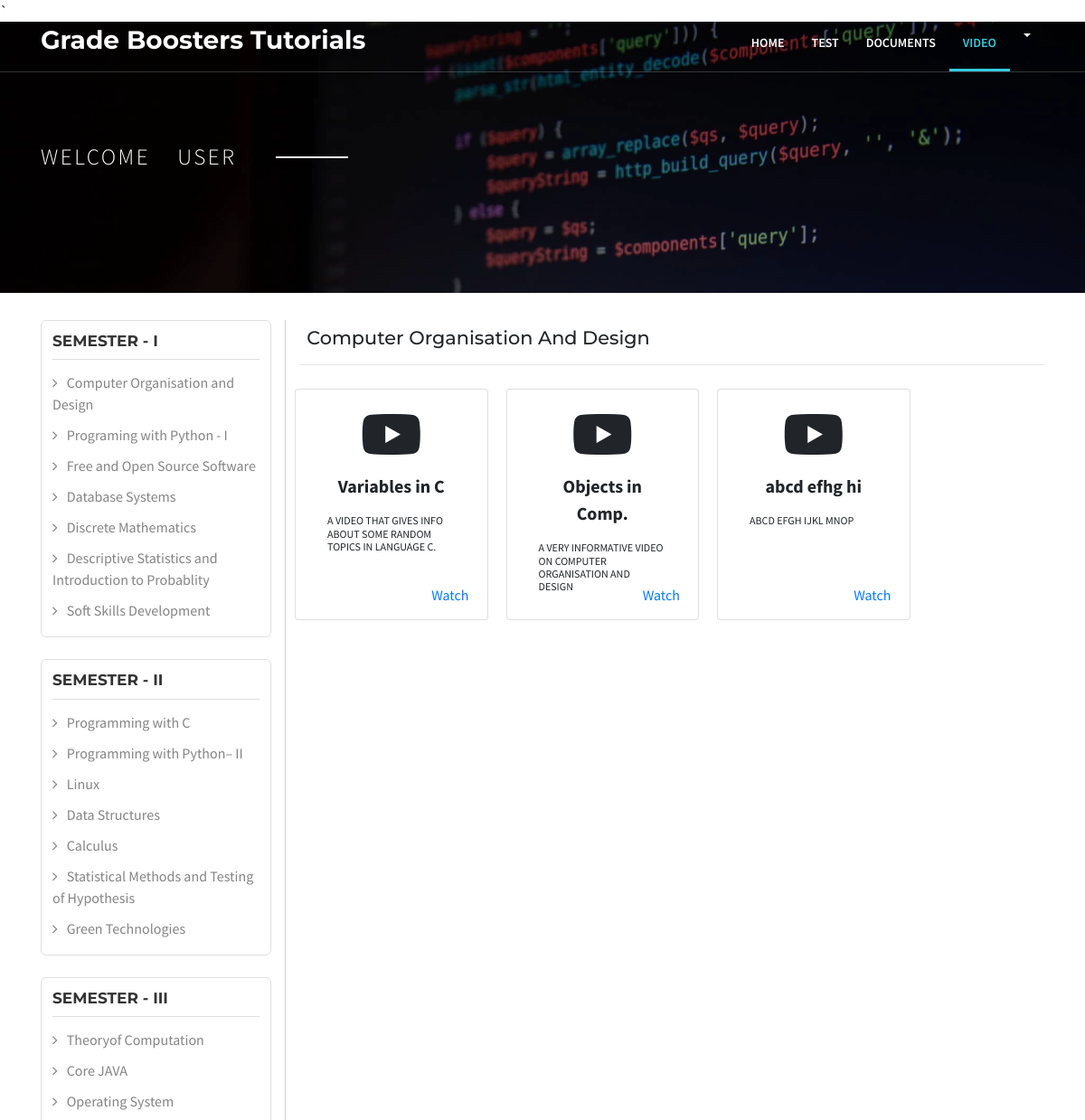
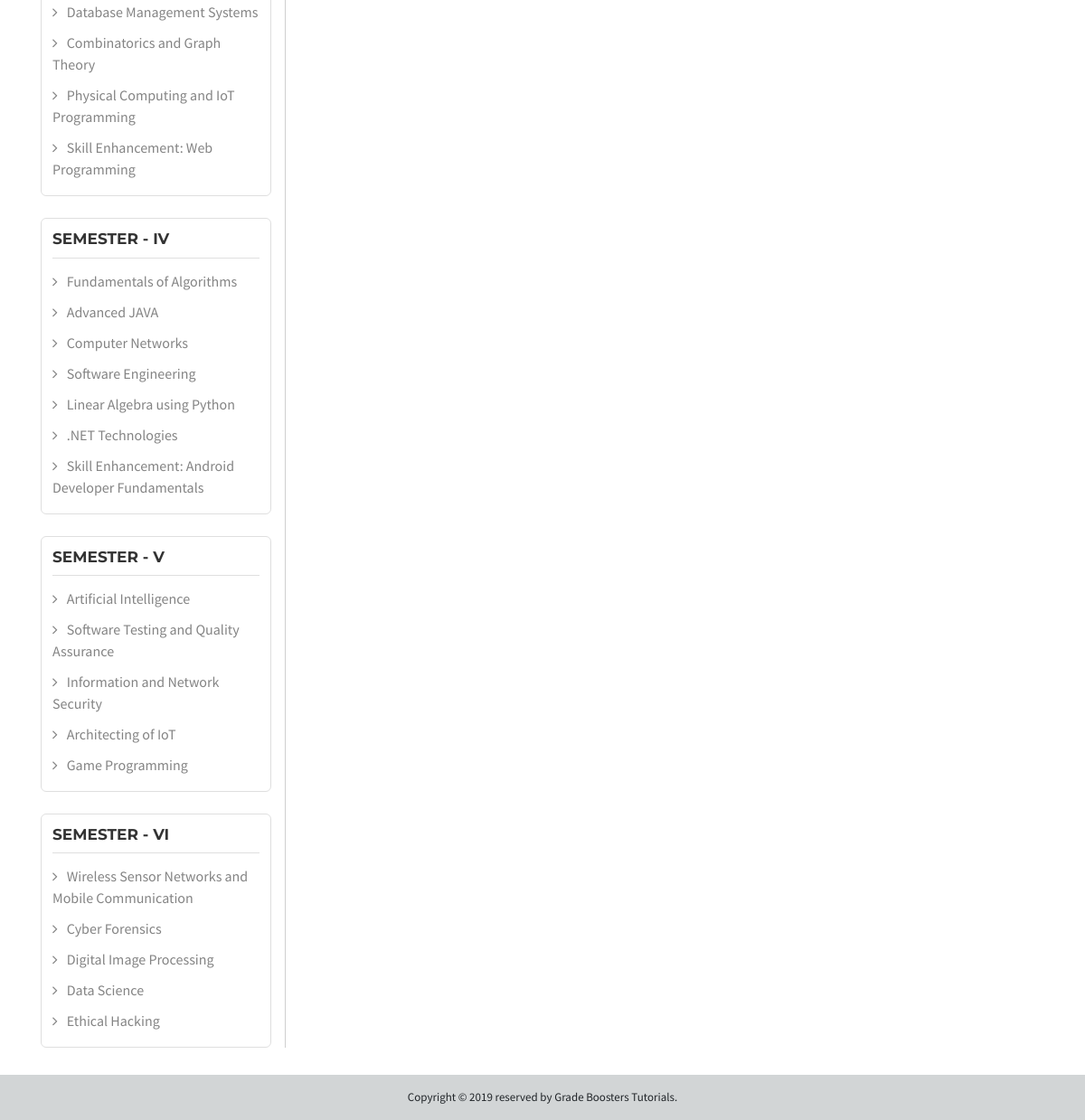
The app's page /pages/user/video.php?sub=1 with its own data (2 pictures, top to bottom).
### tables this page shows
CREATE TABLE `links` (
  `id` int(10) NOT NULL,
  `title` varchar(50) NOT NULL,
  `subject` varchar(20) NOT NULL,
  `link` varchar(250) NOT NULL,
  `description` varchar(500) NOT NULL
);

### class/project.php (called while the page is built, shortened)
<?php
require_once 'helper.php';
$objproject = new project(1);
?>

### class/connect.php (called while the page is built, shortened)
<?php
class connect implements localDB, serverDB
{
	function __construct($type)
	{
		if($type==1)
		{
			$this->conn = new mysqli(self::HOST1, self::USER1, self::PWD1,self::DB1);
		}
		else
		{
			$this->conn = new mysqli(self::HOST2, self::USER2, self::PWD2,self::DB2);
		}
	}
}
?>

### class/helper.php (called while the page is built, shortened)
<?php
require_once 'connect.php';
class helper extends connect
{
    function select($columns,$table,$condition)
    {
    	$sql="Select $columns from $table where $condition";
    	$answer=$this->conn->query($sql);
    	if($answer->num_rows==0)
    	{
    		return 0;
    	}
    	else
    	{
    		while($ans=$answer->fetch_array(1))
    		{
    			$rows[]=$ans;
    		}
    	}
    	return json_encode($rows);
    }
}
?>

### pages/user/video.php (the view, shortened to what this page needs)
<?php
    $subcode = $_GET['sub'];
    require_once '../../class/project.php';
?>
<!DOCTYPE html>
<html lang="en">
  <head>
    <link rel="stylesheet" href="css/font-awesome.min.css" />
    <link rel="stylesheet" href="https://use.fontawesome.com/releases/v5.8.2/css/all.css">
<link href="../../assets/css/bootstrap.min.css" rel="stylesheet" id="bootstrap-css">
<link href="../../assets/css/style.css" rel="stylesheet" id="bootstrap-css">
 </head>
  <body>
<nav class="navbar navbar-expand-md fixed-top top-nav">
	<div class="container">
		  <a class="navbar-brand" href="../index.php"><strong>Grade Boosters Tutorials</strong></a>
		  <div class="collapse navbar-collapse" id="navbarSupportedContent">
		    <ul class="navbar-nav ml-auto">
		      <li class="nav-item">
		        <a class="nav-link" href="../index.php">Home</a>
		      </li>
		      <li class="nav-item">
                <a class="nav-link" href="test.php">Test</a>
              </li>
              <li class="nav-item">
                <a class="nav-link" href="Docs.php?sub=1">Documents</a>
              </li>
		      <li class="nav-item  active">
		        <a class="nav-link" href="video.php?sub=1">Video</a>
		      </li>
              <li class="nav-item dropdown">
                <a class="nav-link dropdown-toggle" data-toggle="dropdown" href="#"><?php
                if (isset($_SESSION['username'])) {
                  echo "$_SESSION[username]";
                } ?></a>
              </li>
		    </ul>
		  </div>
	</div>
</nav>
  <div class="block-30 block-30-sm item" style="background-image: url('../../assets/images/menu_4.jpg');" data-stellar-background-ratio="0.5">
    <div class="container">
      <div class="row align-items-center">
        <div class="col-md-10">
           <span class="subheading-sm">Welcome &nbsp;&nbsp;&nbsp;<?php
                if (!isset($_SESSION['username'])) {
                    echo "user";
                }
                ?></span>
        </div>
      </div>
    </div>
  </div>
<section class="middle-container">
	<div class="container">
		 <div class="row">
		<div class="col-md-3">
<div class="cat-list">
	<h3>SEMESTER - I</h3>
	<ul>
		    <li><a href="video.php?sub=1">Computer Organisation and Design</a></li>
        <li><a href="video.php?sub=2">Programing with Python - I</a></li>
        <li><a href="video.php?sub=3">Free and Open Source Software</a></li>
        <li><a href="video.php?sub=4">Database Systems</a></li>
        <li><a href="video.php?sub=5">Discrete Mathematics</a></li>
        <li><a href="video.php?sub=6">Descriptive Statistics and Introduction to Probablity</a></li>
        <li><a href="video.php?sub=7">Soft Skills Development</a></li>
	</ul>
</div>
<br>
<div class="cat-list">
  <h3>SEMESTER - II</h3>
  <ul>
        <li><a href="video.php?sub=8">Programming with C</a></li>
        <li><a href="video.php?sub=9">Programming with Python– II</a></li>
        <li><a href="video.php?sub=10">Linux</a></li>
        <li><a href="video.php?sub=11">Data Structures</a></li>
        <li><a href="video.php?sub=12">Calculus</a></li>
        <li><a href="video.php?sub=13">Statistical Methods and Testing of Hypothesis</a></li>
        <li><a href="video.php?sub=14">Green Technologies</a></li>
  </ul>
</div>
<br>
<div class="cat-list">
  <h3>SEMESTER - III</h3>
  <ul>
        <li><a href="video.php?sub=15">Theoryof Computation</a></li>
        <li><a href="video.php?sub=16">Core JAVA</a></li>
        <li><a href="video.php?sub=17">Operating System</a></li>
        <li><a href="video.php?sub=18">Database Management Systems</a></li>
        <li><a href="video.php?sub=19">Combinatorics and Graph Theory </a></li>
        <li><a href="video.php?sub=20">Physical Computing and IoT Programming </a></li>
        <li><a href="video.php?sub=21">Skill Enhancement: Web Programming </a></li>
  </ul>
</div>
<br>
<div class="cat-list">
  <h3>SEMESTER - IV</h3>
  <ul>
        <li><a href="video.php?sub=22">Fundamentals of Algorithms</a></li>
        <li><a href="video.php?sub=23">Advanced JAVA</a></li>
        <li><a href="video.php?sub=24">Computer Networks</a></li>
        <li><a href="video.php?sub=25">Software Engineering </a></li>
        <li><a href="video.php?sub=26">Linear Algebra using Python </a></li>
        <li><a href="video.php?sub=27">.NET Technologies</a></li>
        <li><a href="video.php?sub=28">Skill Enhancement: Android Developer Fundamentals</a></li>
  </ul>
</div>
<br>
<div class="cat-list">
  <h3>SEMESTER - V</h3>
  <ul>
        <li><a href="video.php?sub=29">Artificial Intelligence </a></li>
        <li><a href="video.php?sub=30">Software Testing and Quality Assurance</a></li>
        <li><a href="video.php?sub=31">Information and Network Security</a></li>
        <li><a href="video.php?sub=32">Architecting of IoT</a></li>
        <li><a href="video.php?sub=33">Game Programming</a></li>
  </ul>
</div>
<br>
<div class="cat-list">
  <h3>SEMESTER - VI</h3>
  <ul>
        <li><a href="video.php?sub=34">Wireless Sensor Networks and Mobile Communication</a></li>
        <li><a href="video.php?sub=35">Cyber Forensics</a></li>
        <li><a href="video.php?sub=36">Digital Image Processing</a></li>
        <li><a href="video.php?sub=37">Data Science</a></li>
        <li><a href="video.php?sub=38">Ethical Hacking</a></li>
  </ul>
</div>
        </div>
        <div class="col-md-9 cat-products">
      <h3 class="cate-head">
        <?php
        if($subcode==1){
            echo "Computer Organisation and Design";
        }
        ?>
      </h3>
    <hr/>
    <div class="row">
    <?php
            $condition ="subject = ".$_GET['sub'];
            $rows = $objproject->select("*", "links", "$condition");
            $rows = json_decode($rows, true);
            foreach ($rows as $row) {
        ?>
        <div class="card col-md-3" style="margin: 10px;">
          <div class="card-body" style="min-height: 250px; overflow: hidden;">
            <h4 class="card-title" style="text-align: center;overflow: hidden;"><i class="fab fa-youtube" style="font-size: 60px;"></i></h4>
            <p class="card-text" style="font-size: 20px; font-weight: bold;text-align: center;"><?php echo "$row[title]";?></p>
            <h6 style="font-size: 12px; width: 100%;"><?php echo "$row[description]";?></h6>
            <a href="<?php echo "$row[link]";?>" target="_blank" style="position: absolute; bottom: 15px; right: 20px;">Watch</a>
          </div>
        </div>
        <?php
         }
        ?>
    </div>
        </div>
         </div>
	</div>
</section>
<footer>
  <div class="container">
	<div class="row">
		<div class=" col-md-12 text-center">
          Copyright &copy; 2019 reserved by Grade Boosters Tutorials.
       </div>
   </div>
  </div>
</footer>
  </body>
</html>

### assets/css/style.css (style rules this page uses)
body, html { height: 100%; width:100%; }
body { font-size: 1rem; font-family: 'Source Sans Pro', sans-serif; }
h1,h2,h3,h4,h5 { position: relative; font-family: 'Montserrat', sans-serif; }
h6 { position: relative; text-transform: uppercase; }
.top-nav { border-bottom: 1px solid rgba(255, 255, 255, 0.2); height: 80px; transition: 0.5s ease-in; -webkit-transition: 0.5s ease-in; -moz-transition: 0.5s ease-in; }
.top-nav .navbar-nav li .nav-link { color: #fff; font-size: 14px; padding:29px 15px 18px; font-weight: 600; text-transform: uppercase; transition: 0.5s ease-in; -webkit-transition: 0.5s ease-in; -moz-transition: 0.5s ease-in; }
.top-nav li a.nav-link:hover, .top-nav .nav-item.active a.nav-link { border-bottom: 3px solid #35cbdf; color: #35cbdf; transition: 0.5s ease-in; -webkit-transition: 0.5s ease-in; -moz-transition: 0.5s ease-in; }
.top-nav .navbar-brand { font-size: 28px; color: #fff; font-family: 'Montserrat', sans-serif; }
footer { padding: 15px 0px; background: #d2d5d6; font-size: 13px;width: 100%; display: flex; }
.middle-container { margin: 30px 0px; }
.block-30 { background-size: cover; background-color: #ccc; padding: 0; position: relative; }
.block-30:before { background: #000; position: absolute; content: ""; top: 0; left: 0; right: 0; bottom: 0; opacity: .4; z-index: 0; }
.block-30, .block-30 .row { min-height:300px; height: 30vh; }
.block-30 .subheading-sm { color: #fff; font-size: 25px; text-transform: uppercase; letter-spacing: .1em; position: relative; display: inline-block; font-weight: 300; }
.block-30 .subheading-sm:after { width: 80px; height: 2px; background: #fff; position: absolute; left: 120%; top: 50%; -webkit-transform: translateY(-50%); -ms-transform: translateY(-50%); transform: translateY(-50%); content: ""; }
.block-30.block-30-sm, .block-30.block-30-sm .row { min-height: 300px; height: 30vh; }
.navbar { display: inherit; }
.cate-head { text-transform:capitalize;text-transform: capitalize; font-size: 1.3em; margin: 0.4em; }
.cat-list { padding: 12px; border: 1px solid #dfdfdf; border-radius: 6px; }
.cat-list h3 { color:#333;font-size:17px;font-family:Montserrat,sans-serif;font-weight:700; padding-bottom:10px; border-bottom:1px solid #dfdfdf; }
.cat-list ul { list-style: none; padding: 0px; margin: 0px; }
.cat-list ul li { display: block; padding:5px 0px; }
.cat-list ul li a { color:#848484; text-decoration: none; }
.cat-list ul li a:before { content: "\f105"; font-family: FontAwesome; font-style: normal; font-weight: normal; text-decoration: inherit; padding-right: 10px; }
@media (min-width: 450px) { .cat-products { border-left:1px solid rgba(97, 96, 96, 0.3); } }

### records on screen
links: title "Variables in C", description "A VIDEO THAT GIVES INFO ABOUT SOME RANDOM TOPICS IN LANGUAGE C."
links: title "Objects in Comp.", description "A VERY INFORMATIVE VIDEO ON COMPUTER ORGANISATION AND DESIGN"
links: title "abcd efhg hi", description "ABCD EFGH IJKL MNOP"
